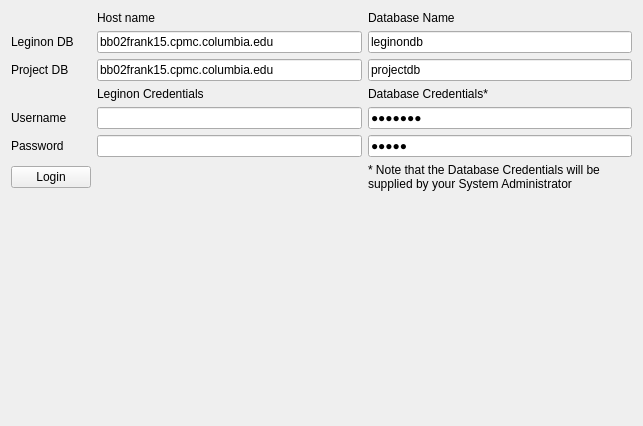
<?xml version="1.0" encoding="UTF-8"?>
<ui version="4.0">
 <class>Form</class>
 <widget class="QWidget" name="Form">
  <property name="geometry">
   <rect>
    <x>0</x>
    <y>0</y>
    <width>643</width>
    <height>426</height>
   </rect>
  </property>
  <property name="windowTitle">
   <string>Form</string>
  </property>
  <layout class="QVBoxLayout" name="verticalLayout">
   <item>
    <widget class="QWidget" name="widget" native="true">
     <property name="sizePolicy">
      <sizepolicy hsizetype="Preferred" vsizetype="MinimumExpanding">
       <horstretch>0</horstretch>
       <verstretch>1</verstretch>
      </sizepolicy>
     </property>
     <layout class="QVBoxLayout" name="verticalLayout_2">
      <property name="margin">
       <number>0</number>
      </property>
      <item>
       <widget class="QStackedWidget" name="loginStackedWidget">
        <property name="currentIndex">
         <number>1</number>
        </property>
        <widget class="QWidget" name="welcomePage">
         <layout class="QVBoxLayout" name="verticalLayout_3">
          <property name="margin">
           <number>0</number>
          </property>
          <item>
           <widget class="QWidget" name="widget_2" native="true">
            <layout class="QVBoxLayout" name="verticalLayout_4">
             <item>
              <widget class="QLabel" name="label">
               <property name="font">
                <font>
                 <family>Baskerville</family>
                 <pointsize>24</pointsize>
                </font>
               </property>
               <property name="text">
                <string>Welcome</string>
               </property>
               <property name="textFormat">
                <enum>Qt::AutoText</enum>
               </property>
              </widget>
             </item>
             <item>
              <widget class="QWidget" name="widget_3" native="true">
               <layout class="QGridLayout" name="gridLayout_2">
                <item row="1" column="0">
                 <widget class="QLabel" name="label_6">
                  <property name="text">
                   <string>Show last</string>
                  </property>
                 </widget>
                </item>
                <item row="1" column="1">
                 <widget class="QSpinBox" name="entryLimitSpinBox">
                  <property name="minimum">
                   <number>1</number>
                  </property>
                  <property name="maximum">
                   <number>100000</number>
                  </property>
                 </widget>
                </item>
                <item row="1" column="2">
                 <widget class="QToolButton" name="reloadTableToolButton">
                  <property name="toolTip">
                   <string>Reload the table from the database</string>
                  </property>
                  <property name="text">
                   <string>...</string>
                  </property>
                  <property name="icon">
                   <iconset resource="../icons/icons.qrc">
                    <normaloff>:/mini/mini/arrow_refresh.png</normaloff>:/mini/mini/arrow_refresh.png</iconset>
                  </property>
                 </widget>
                </item>
                <item row="0" column="1">
                 <widget class="QPushButton" name="changeUserPushButton">
                  <property name="text">
                   <string>Change User...</string>
                  </property>
                 </widget>
                </item>
               </layout>
              </widget>
             </item>
            </layout>
           </widget>
          </item>
          <item>
           <widget class="QTableView" name="projectTableView">
            <property name="sizePolicy">
             <sizepolicy hsizetype="Expanding" vsizetype="Expanding">
              <horstretch>0</horstretch>
              <verstretch>1</verstretch>
             </sizepolicy>
            </property>
            <property name="editTriggers">
             <set>QAbstractItemView::NoEditTriggers</set>
            </property>
            <property name="showDropIndicator" stdset="0">
             <bool>false</bool>
            </property>
            <property name="selectionMode">
             <enum>QAbstractItemView::MultiSelection</enum>
            </property>
            <property name="selectionBehavior">
             <enum>QAbstractItemView::SelectRows</enum>
            </property>
           </widget>
          </item>
         </layout>
        </widget>
        <widget class="QWidget" name="loginPage">
         <layout class="QGridLayout" name="gridLayout">
          <property name="leftMargin">
           <number>0</number>
          </property>
          <property name="topMargin">
           <number>0</number>
          </property>
          <property name="rightMargin">
           <number>0</number>
          </property>
          <property name="bottomMargin">
           <number>3</number>
          </property>
          <item row="1" column="0">
           <widget class="QLabel" name="label_2">
            <property name="text">
             <string>Leginon DB</string>
            </property>
           </widget>
          </item>
          <item row="1" column="1">
           <widget class="QLineEdit" name="leginonHostnameLineEdit">
            <property name="text">
             <string>bb02frank15.cpmc.columbia.edu</string>
            </property>
           </widget>
          </item>
          <item row="7" column="0">
           <widget class="QLabel" name="label_3">
            <property name="text">
             <string>Username</string>
            </property>
           </widget>
          </item>
          <item row="7" column="1">
           <widget class="QLineEdit" name="usernameLineEdit"/>
          </item>
          <item row="3" column="0">
           <widget class="QLabel" name="label_5">
            <property name="text">
             <string>Project DB</string>
            </property>
           </widget>
          </item>
          <item row="3" column="1">
           <widget class="QLineEdit" name="projectHostnameLineEdit">
            <property name="text">
             <string>bb02frank15.cpmc.columbia.edu</string>
            </property>
           </widget>
          </item>
          <item row="8" column="1">
           <widget class="QLineEdit" name="passwordLineEdit">
            <property name="echoMode">
             <enum>QLineEdit::PasswordEchoOnEdit</enum>
            </property>
           </widget>
          </item>
          <item row="8" column="0">
           <widget class="QLabel" name="label_4">
            <property name="text">
             <string>Password</string>
            </property>
           </widget>
          </item>
          <item row="12" column="1">
           <spacer name="verticalSpacer">
            <property name="orientation">
             <enum>Qt::Vertical</enum>
            </property>
            <property name="sizeHint" stdset="0">
             <size>
              <width>20</width>
              <height>40</height>
             </size>
            </property>
           </spacer>
          </item>
          <item row="10" column="0">
           <widget class="QPushButton" name="loginPushButton">
            <property name="text">
             <string>Login</string>
            </property>
           </widget>
          </item>
          <item row="1" column="2">
           <widget class="QLineEdit" name="leginonDBNameLineEdit">
            <property name="text">
             <string>leginondb</string>
            </property>
           </widget>
          </item>
          <item row="3" column="2">
           <widget class="QLineEdit" name="projectDBNameLineEdit">
            <property name="text">
             <string>projectdb</string>
            </property>
           </widget>
          </item>
          <item row="0" column="1">
           <widget class="QLabel" name="label_8">
            <property name="text">
             <string>Host name</string>
            </property>
           </widget>
          </item>
          <item row="0" column="2">
           <widget class="QLabel" name="label_7">
            <property name="text">
             <string>Database Name</string>
            </property>
           </widget>
          </item>
          <item row="7" column="2">
           <widget class="QLineEdit" name="dbUsernameLineEdit">
            <property name="text">
             <string>robertl</string>
            </property>
            <property name="echoMode">
             <enum>QLineEdit::Password</enum>
            </property>
           </widget>
          </item>
          <item row="8" column="2">
           <widget class="QLineEdit" name="dbPasswordLineEdit">
            <property name="text">
             <string>guest</string>
            </property>
            <property name="echoMode">
             <enum>QLineEdit::Password</enum>
            </property>
           </widget>
          </item>
          <item row="4" column="2">
           <widget class="QLabel" name="label_9">
            <property name="text">
             <string>Database Credentials*</string>
            </property>
           </widget>
          </item>
          <item row="4" column="1">
           <widget class="QLabel" name="label_10">
            <property name="text">
             <string>Leginon Credentials</string>
            </property>
           </widget>
          </item>
          <item row="10" column="2">
           <widget class="QLabel" name="label_11">
            <property name="sizePolicy">
             <sizepolicy hsizetype="Fixed" vsizetype="Preferred">
              <horstretch>0</horstretch>
              <verstretch>0</verstretch>
             </sizepolicy>
            </property>
            <property name="maximumSize">
             <size>
              <width>250</width>
              <height>16777215</height>
             </size>
            </property>
            <property name="text">
             <string>* Note that the Database Credentials will be supplied by your System Administrator</string>
            </property>
            <property name="wordWrap">
             <bool>true</bool>
            </property>
           </widget>
          </item>
         </layout>
        </widget>
       </widget>
      </item>
     </layout>
    </widget>
   </item>
  </layout>
 </widget>
 <tabstops>
  <tabstop>leginonHostnameLineEdit</tabstop>
  <tabstop>projectHostnameLineEdit</tabstop>
  <tabstop>usernameLineEdit</tabstop>
  <tabstop>passwordLineEdit</tabstop>
  <tabstop>loginPushButton</tabstop>
  <tabstop>changeUserPushButton</tabstop>
  <tabstop>entryLimitSpinBox</tabstop>
  <tabstop>reloadTableToolButton</tabstop>
  <tabstop>projectTableView</tabstop>
 </tabstops>
 <resources>
  <include location="../icons/icons.qrc"/>
 </resources>
 <connections/>
</ui>
